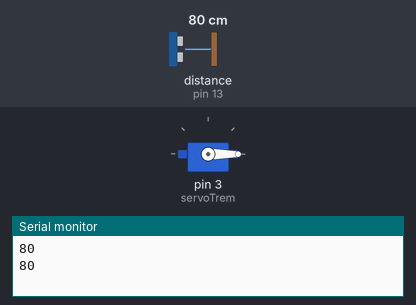
This sketch was run on a simulated Arduino Uno, built with avr-gcc and run on an emulated ATmega328P. Shown: servo, the last lines printed to the serial monitor. Inputs (shaded band) come from the test bench; at power-on: distance to the obstacle (sensor on pin 13) 80 cm. The echo pulse lasts 58.3 µs per cm.

Above: at 1.8 s.
1.9 s: distance to the obstacle (sensor on pin 13) set to 35 cm
3.4 s: distance to the obstacle (sensor on pin 13) set to 30 cm
At 4.4 s:
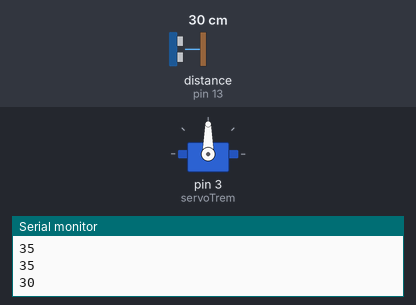
5.5 s: distance to the obstacle (sensor on pin 13) set to 60 cm
At 7.2 s:
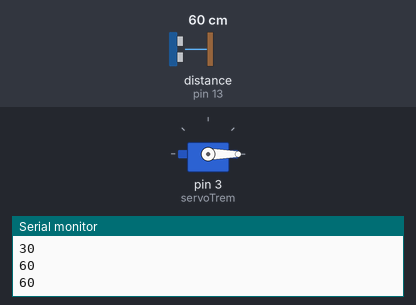
7.5 s: distance to the obstacle (sensor on pin 13) set to 2 cm
At 9.1 s:
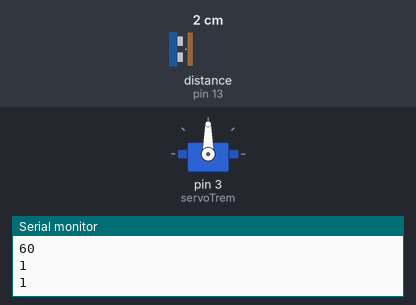
Timing chart, 0 to 10.5 s (numbered marks = the images above; inputs shaded):
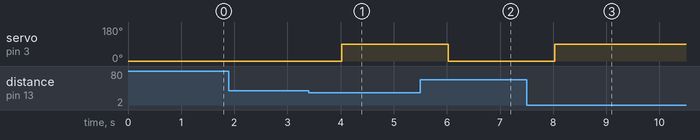

The sketch:

cancela.ino
```cpp
#include <Ultrasonic.h>

#include <UltraSonic.h>

#include <Servo.h>
Servo cancelaTrem; /*cancelaEstacionamento*/
#define servoTrem 3
//#define servoEst 5
#define vcc 11

#include <Ultrasonic.h>
#define trig 12
#define echo 13
Ultrasonic sensorTrem(trig,echo);

void setup() {
 Serial.begin(9600);
 pinMode(vcc, OUTPUT);
 digitalWrite(vcc, HIGH);
 cancelaTrem.attach(servoTrem);
 //cancelaEstacionamentoattach(servoEst);
}

void loop() {

  int distancia = sensorTrem.convert(sensorTrem.timing(), Ultrasonic::CM);
  if (distancia <= 30){
    cancelaTrem.write(90);
  }
    else cancelaTrem.write(0);

  Serial.println(distancia);
  delay(1000);
// cancelaTrem.write(0);
// delay(1000);
// cancelaTrem.write(90);
// delay(1000);
// cancelaTrem.write(180);
// delay(1000);

}
```

Measured:
- the behaviour switches between 32 and 31 cm on distance to the obstacle (sensor on pin 13) (found by bisection; images 0 and 1)
- after the input at 3.4 s, servo on pin 3 (servoTrem): 0° → 90° after 0.62 s
- after the input at 5.5 s, servo on pin 3 (servoTrem): 90° → 0° after 0.53 s
- after the input at 7.5 s, servo on pin 3 (servoTrem): 0° → 90° after 0.53 s
